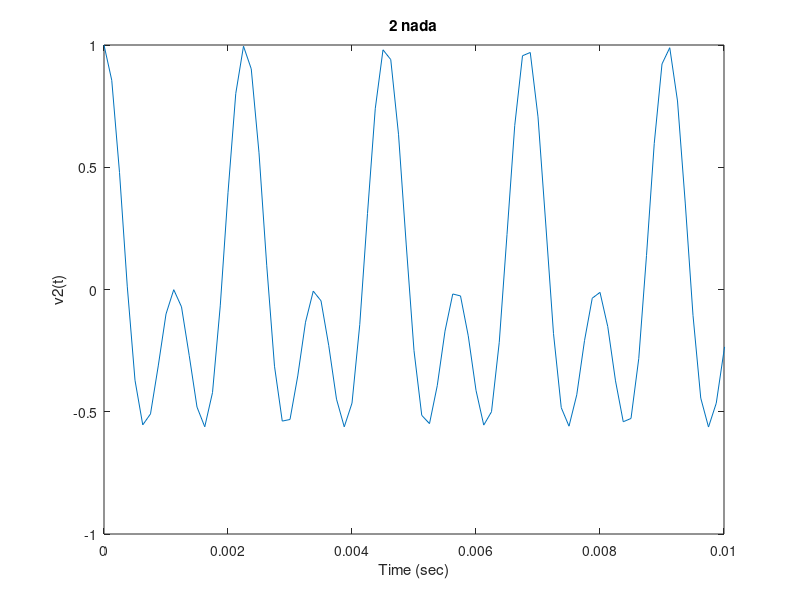

MATLAB code for this plot:
fs = 8000;                  % 8kHz Freq Sampling
t = 0:1/fs:1;               % Length each tone
v = .5*cos(2*pi*440*t);     % "A" Tone
v2 = v+.5*cos(2*pi*880*t);  % Add another tone
sound(v2,fs);               % Sound it when fs reach 8kHz
plot(t,v2);
title('2 nada')
axis([0 .01 -1 1])
xlabel('Time (sec)')
ylabel('v2(t)')